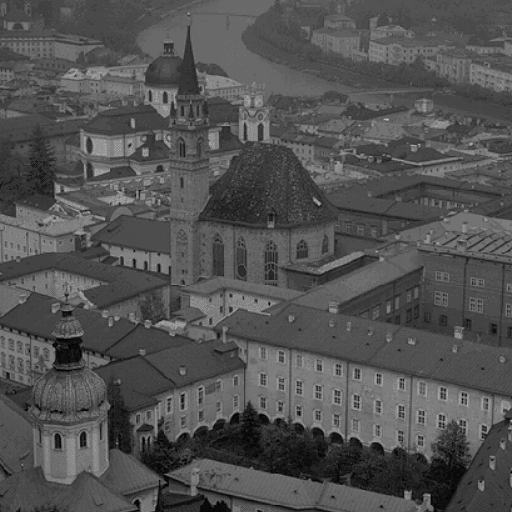
#> input picture Lab1/Part2/images/img1.gif, 512 x 512 px
$ python q6.py
#> lines starting #> are read from the running program, lines starting #| are printed output that depends on the picture
import cv2
import numpy as np
from scipy.signal import convolve2d
import matplotlib.pyplot as plt

def add_salt_pepper(img, prob=0.05):
    noisy = img.copy()
    mask  = np.random.random(img.shape)
    noisy[mask < prob / 2]     = 0
    noisy[mask > 1 - prob / 2] = 255
    return noisy

def add_gaussian_noise(img, sigma=25):
    return np.clip(img.astype(np.float64) + np.random.normal(0, sigma, img.shape), 0, 255).astype(np.uint8)

def weighted_avg_kernel(k):
    h = np.arange(1, k // 2 + 2)
    w1d = np.concatenate([h, h[-2::-1]])
    k2d = np.outer(w1d, w1d).astype(np.float64)
    return k2d / k2d.sum()

def box_manual(img, k):
    kernel = np.ones((k, k), dtype=np.float64) / (k * k)
    return np.clip(convolve2d(img.astype(np.float64), kernel, mode="same", boundary="symm"), 0, 255).astype(np.uint8)

K = 5
img = cv2.imread("images/img1.gif", cv2.IMREAD_GRAYSCALE)
#> img is the input picture: shape (512, 512); min 0, max 198, mean 82
h, w = img.shape
#> h = 512; w = 512
mid = w // 2
#> mid = 256

mixed = np.hstack([add_salt_pepper(img[:, :mid]), add_gaussian_noise(img[:, mid:])])
#> in add_salt_pepper, `noisy = img.copy()`:
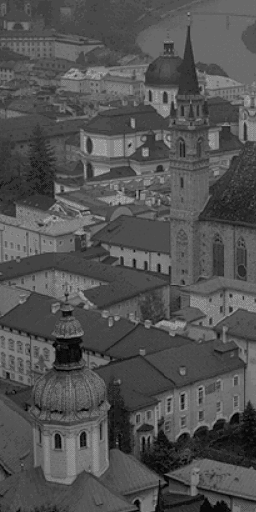
#> noisy: shape (512, 256); min 0, max 176, mean 81.9
#> in add_salt_pepper, `noisy[mask > 1 - prob / 2] = 255`:
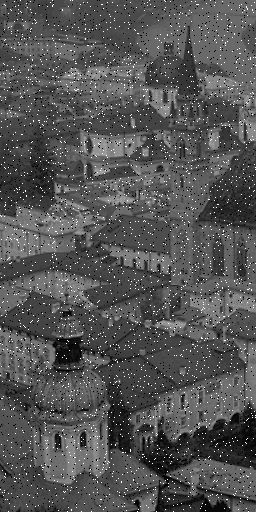
#> noisy: shape (512, 256); min 0, max 255, mean 84.2
#> in add_gaussian_noise, `return np.clip(img.astype(np.float64) + np.random.normal(0, sigma, img..`:
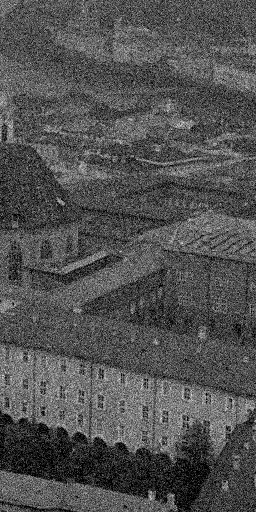
#> returned value: shape (512, 256); min 0, max 244, mean 81.8
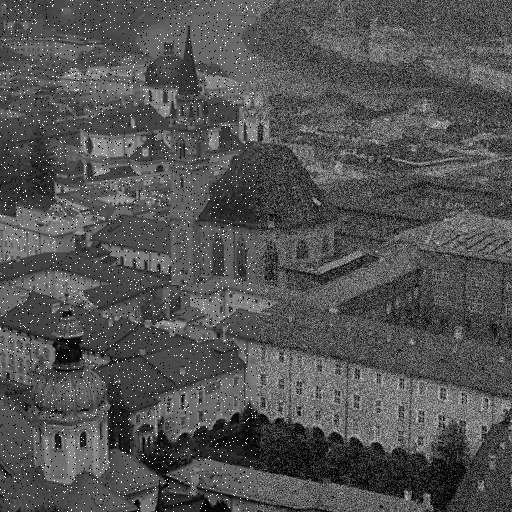
#> mixed: shape (512, 512); min 0, max 255, mean 83
cv2.imwrite("output/q6_mixed.png", mixed)

filters = {
    "Box":      lambda i: box_manual(i, K),
    "W-Avg":    lambda i: cv2.filter2D(i, -1, weighted_avg_kernel(K)),
    "Gaussian": lambda i: cv2.GaussianBlur(i, (K, K), 0),
    "Median":   lambda i: cv2.medianBlur(i, K),
}

fig, axes = plt.subplots(1, 5, figsize=(20, 4))
fig.suptitle("Mixed-Noise Image with All 4 Filters", fontsize=13, fontweight="bold")
axes[0].imshow(mixed, cmap="gray"); axes[0].set_title("Mixed Noisy"); axes[0].axis("off")

for ax, (name, fn) in zip(axes[1:], filters.items()):
    result = fn(mixed)
    cv2.imwrite(f"output/q6_{name.lower()}.png", result)
    ax.imshow(result, cmap="gray"); ax.set_title(name); ax.axis("off")
#> this loop made 4 passes
#> pass 1, `result = fn(mixed)`:
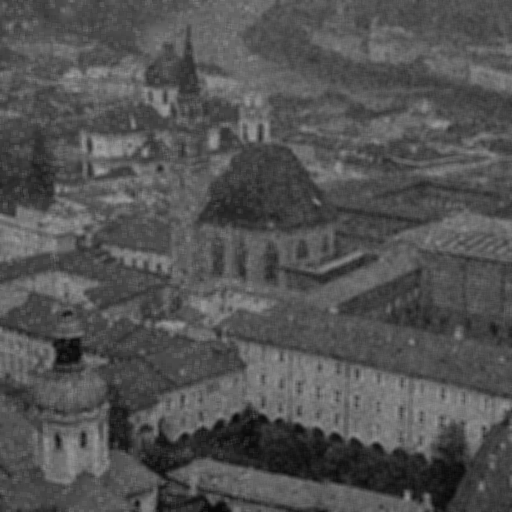
#> result: shape (512, 512); min 7, max 161, mean 82.5

plt.tight_layout()
plt.savefig("output/q6_mixed_filters.png", dpi=150, bbox_inches="tight")
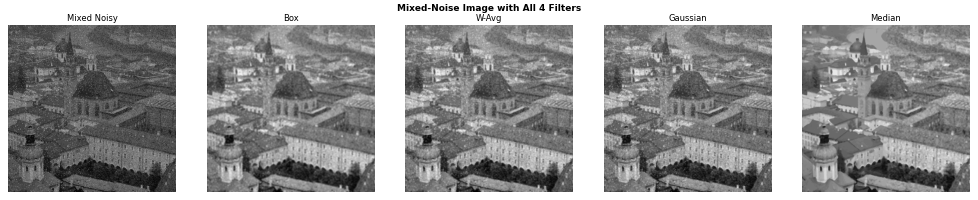
#> figure drawn by matplotlib, 5 panels
print("Saved -> output/q6_mixed_filters.png")
plt.show()

$ run again, with Lab1/Part2/images/img2.png saved as Lab1/Part2/images/img1.gif
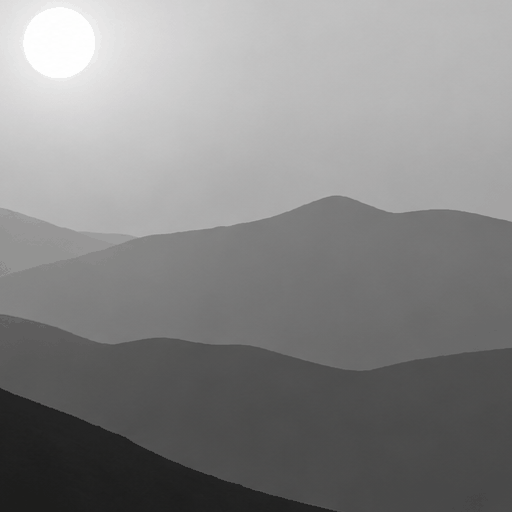
#> input picture Lab1/Part2/images/img2.png, 512 x 512 px
#> in add_gaussian_noise, `return np.clip(img.astype(np.float64) + np.random.normal(0, sigma, img..`:
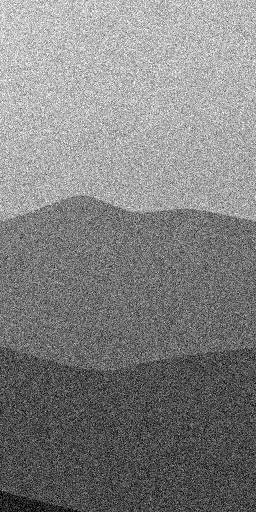
#> returned value: shape (512, 256); min 0, max 255, mean 128.7
#> `mixed = np.hstack([add_salt_pepper(img[:, :mid]), add_gaussian_noise(i..`:
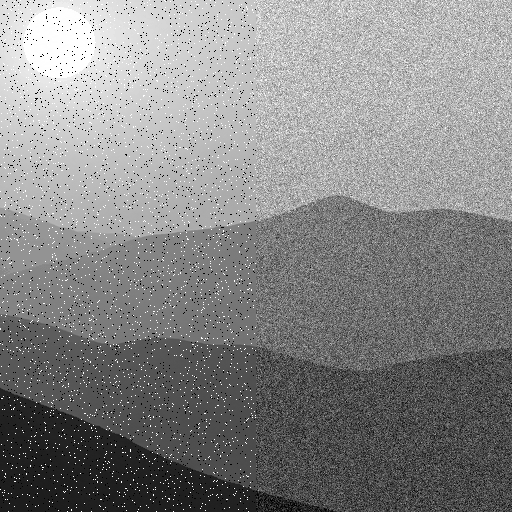
#> mixed: shape (512, 512); min 0, max 255, mean 133.6
